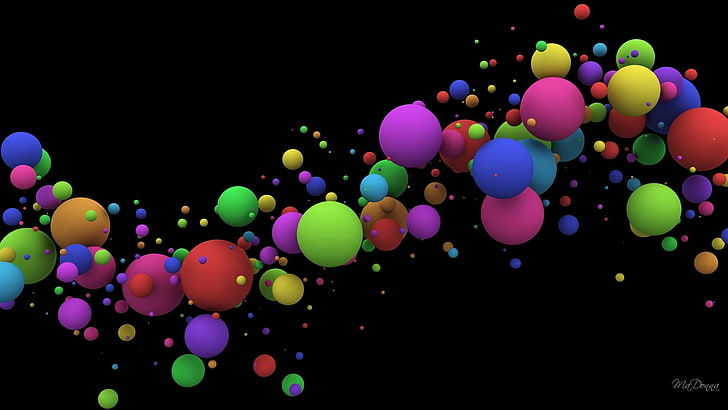
#> input picture color_balls.jpg, 728 x 410 px
$ python img_threshold.py
#> lines starting #> are read from the running program, lines starting #| are printed output that depends on the picture; after the words box and inside, x2 and y2 are one past the last pixel; in counts of white or black regions, pixels touching at a corner belong together
import cv2
import numpy as np
i = input("Enter a image location with name: ")
#> the answer given: color_balls.jpg
img = cv2.imread(i)
#> img is the input picture: shape (410, 728, 3); mean B, G, R 23, 21.8, 29
img1 = cv2.cvtColor(img, cv2.COLOR_BGR2GRAY)
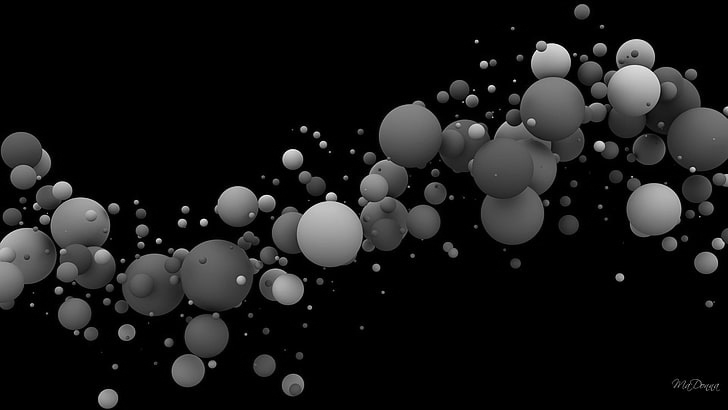
#> img1: shape (410, 728); min 0, max 244, mean 24.1
k = int(input("Enter threshold minimum range: "))
#> the answer given: 100
l = int(input("Enter threshold maximum range: "))
#> the answer given: 100
ret,thresh = cv2.threshold(img1,k,l,0)
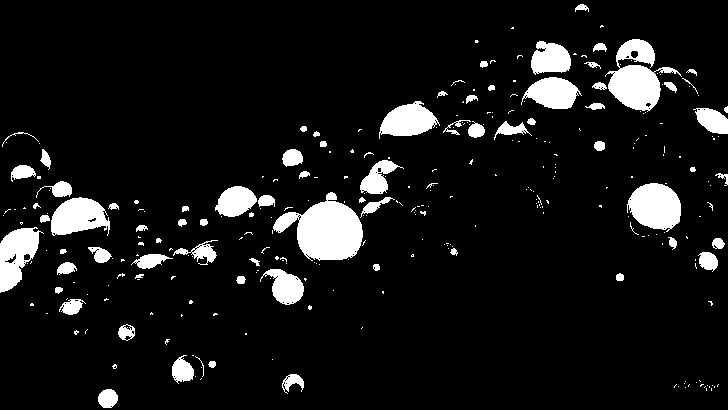
#> thresh: shape (410, 728); values 0 (black) and 100 (white), 8.6% white; 301 white regions (226 under 20 px), largest, box (x1, y1, x2, y2) and area: (273, 192, 363, 261) 3578, (605, 39, 682, 112) 2592, (627, 183, 681, 232) 1934
#> ret = 100
cv2.imshow("Original Image",img)
cv2.imshow("Grsy Image",img1)
cv2.imshow("threshold Image",thresh)
cv2.waitKey()
cv2.destroyAllWindows()
